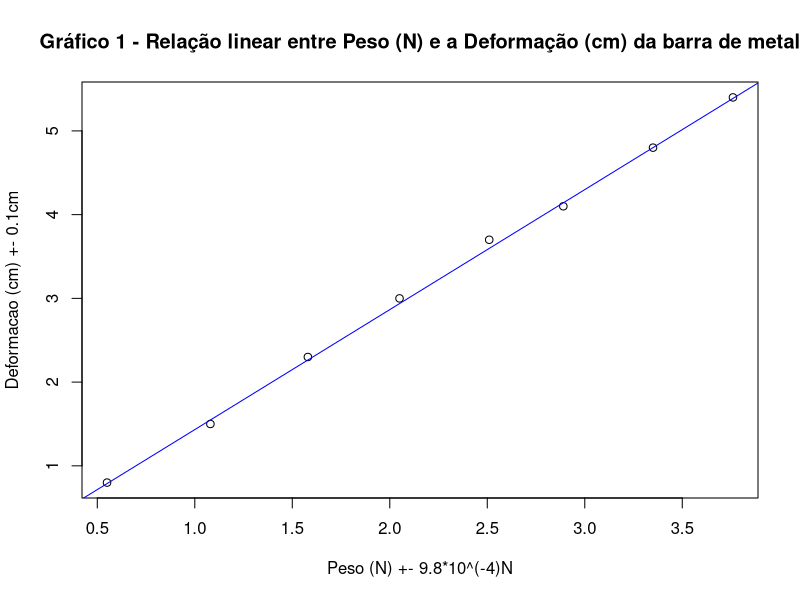
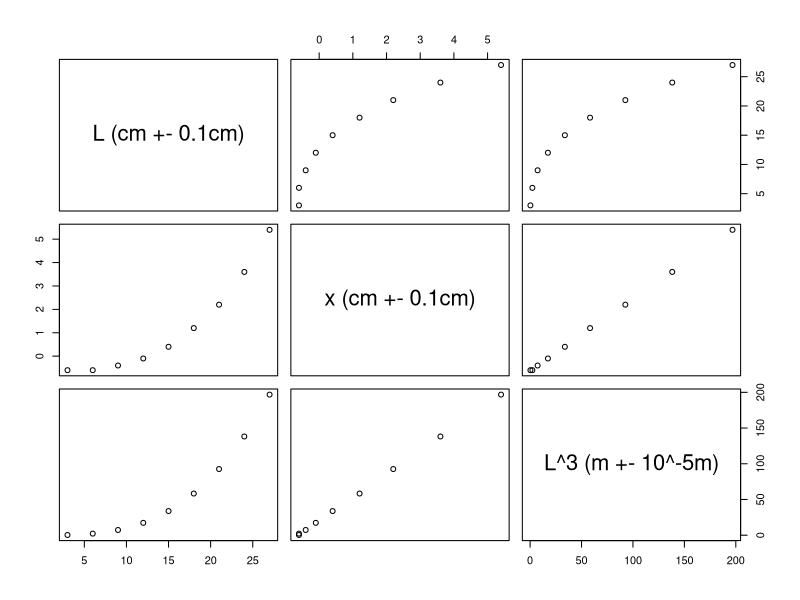
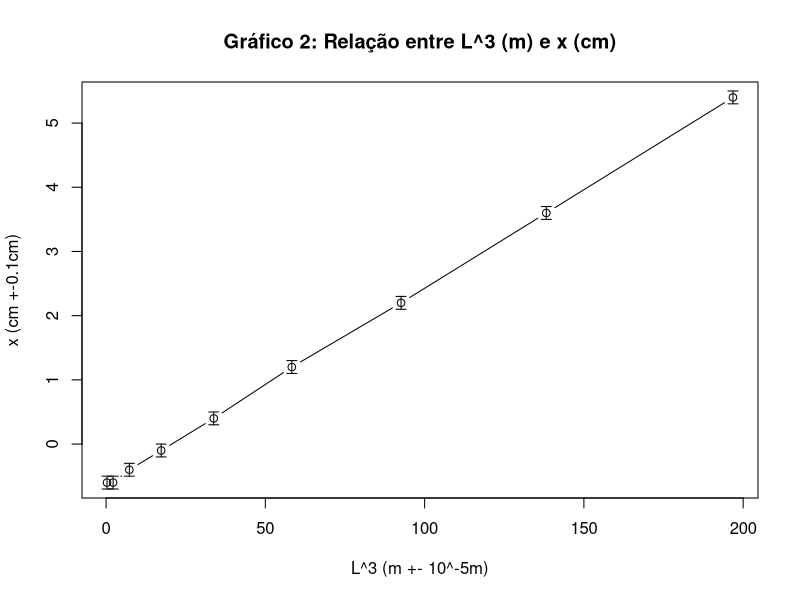

These charts were generated, in order, by the following R code:
#Resumo:
#Parte 1: modulo de Young:
#Calculo final: 16.2 10^10 Pa (por coef. angular) +- 0.3 10^10 Pa 
#(por P e x)
#Material mais próximo, segundo a tabela da apostila: Aco

#Constantes adotadas
ImprecisaoMicrometro <- 0.01	#em mm
ImprecisaoPaquimetro <- 0.05	#em mm
ImprecisaoBalanca <- 0.1		#em g
ImprecisaoProveta <- 0.1		#em cm
ImprecisaoRegua	<- 0.1			#em cm
Gravidade <- 9.81				#em m.s^-2

#Dados base, colhidos em Laboratório
BarraEspessura <- c(1.00, 1.10, 1.10) #em mm, com o micrômetro
BarraLargura <- c(25.50, 25.55, 25.45) #em mm, com o paquímetro

MassaObjetosMetalicos <- c(56.50, 109.7, 160.7, 209.4, 
	255.9, 294.3, 341.1, 383.6)	#em g

MedidaInicialDaProveta <- 5.0 #em cm
DeslocamentoReguaLFixoPVar <- c(5.8, 6.5, 7.3, 8.0, 8.7,
	9.1, 9.8, 10.4)	#em cm

LInicial <- 27.0 #L inicial da régua p/ medições de deformação com 
#L variável, em cm
LVariacao <- 3.0 #Variamos o L de aproximadamente 3.0 em 3.0 cm
DeslocamentoReguaLVarPFixo <- c(10.4, 8.6, 7.2, 6.2, 5.4,
	4.9, 4.6, 4.4, 4.4)	#em cm

#Formulas
UnsureYoung <- function(F, L, d, b, x, dF, dL, dd, db, dx){
	(4.0 *(L^3)*dF)/((d^3)*b*x) +
	(12.0*F*(L^2)*dL)/((d^3)*b*x) +
	(12.0*F*(L^3)*dd)/((d^4)*b*x) +
	(8.0 *(L^3)*F*db)/((d^3)*(b^2)*x) +
	(8.0 *(L^3)*F*dx)/((d^3)*b*(x^2))
}

AngularCoef <- function(x0, x1, y0, y1) 
	(y1 - y0)/(x1 - x0)
YoungModulus <- function(F, L, d, b, x) 
	(F * 4.0 * (L^3))/((d^3) * b * x)
YoungModulusByCoef <- function(m, L, d, b) 
	(m * 4.0 * (L^3))/((d^3) * b)
AngularCoefByYoung <- function(E, d, b, L) 
	(E*(d^3)*b)/(4.0*(L^3))
Equivalency <- function(x1, x2, y1, y2) 
	abs(x1 - x2) < (2*(y1 + y2))

#Parte 1: Determinação do módulo de Yong
PesoObjeto <- round((MassaObjetosMetalicos / 1000.0) * Gravidade, 2)
TabelaPesoXDeformacao <- data.frame(PesoObjeto, 
	DeslocamentoReguaLFixoPVar - MedidaInicialDaProveta)
colnames(TabelaPesoXDeformacao) = c("Peso (N) +- 9.8*10^(-4)N", 
	"Deformacao (cm) +- 0.1cm")

TabelaPesoXDeformacao #Imprime a tabela
plot(TabelaPesoXDeformacao) #Plota a tabela (evidencia relação linear entre as grandezas)
#Adiciona a reta que representa o conjunto de dados
abline(0, AngularCoef(0.55, 3.76, 0.8, 5.4), col="blue") 
title("Gráfico 1 - Relação linear entre Peso (N) e a Deformação (cm) da barra de metal")

#Parâmetros para o cálculo do Modulo de Young
F <- PesoObjeto
x <- (DeslocamentoReguaLFixoPVar - MedidaInicialDaProveta) * 10^(-2)
L <- LInicial * 10^(-2)
b <- mean(BarraLargura) * 10^(-3)
d <- mean(BarraEspessura) * 10^(-3)
m <- AngularCoef(0.8/10^2, 5.4/10^2, 0.55, 3.76)

#Modulo de Young atraves de coeficiente angular
YModulus2 <- YoungModulusByCoef(m, L, d, b) 

#Modulo de Young atraves de Peso e Deslocamento
YModulus <- YoungModulus(F, L, d, b, x) 

#Concreto foi desconsiderado, por nao ter o modulo de Young 
#expresso na dada tabela da apostila
TabelaComparacaoYoung <- data.frame(c(7.0, 11.0, 9.0, 20.0, 21.0, 1.6, 6.0))
rownames(TabelaComparacaoYoung) = c("Aluminio", "Cobre", 
	"Bronze", "Aco", "Ferro", "Chumbo", "Vidro Crown")
TabelaComparacaoYoung[2] <- round(abs(TabelaComparacaoYoung[[1]] 
	- mean(YModulus2)/10^10), 1)

colnames(TabelaComparacaoYoung) = c("Modulo de Young (10^10 Pa)", 
	"Diferença absoluta (10^10 Pa)")
TabelaComparacaoYoung[order(-TabelaComparacaoYoung[,2], 
	TabelaComparacaoYoung[, 1], decreasing=TRUE),]

b <- median(BarraLargura) * 10^(-3)
d <- median(BarraEspessura) * 10^(-3)
YModulus2 <- YoungModulusByCoef(m, L, d, b)
colnames(TabelaComparacaoYoung) = c("Modulo de Young (10^10 Pa)", 
	"Diferença absoluta (10^10 Pa)")
TabelaComparacaoYoung[2] <- round(abs(TabelaComparacaoYoung[[1]] 
	- mean(YModulus2)/10^10), 1)

TabelaComparacaoYoung[order(-TabelaComparacaoYoung[,2], 
	TabelaComparacaoYoung[, 1], decreasing=TRUE),]

UnsureYoung(PesoObjeto, L, d, b, DeslocamentoReguaLFixoPVar, 
	ImprecisaoBalanca/10^3,
	ImprecisaoRegua/10^2,
	ImprecisaoMicrometro/10^3,
	ImprecisaoPaquimetro/10^3,
	ImprecisaoProveta/10^3)/10^10
#[1] 0.0009353592 0.0016353242 0.0021285955 0.0025191240 0.0028354886
#[6] 0.0031207992 0.0033586387 0.0035518418
#Incertezas muito pequenas, devido a conversão de unidades
#Usando o desvio padrao:
sd(YModulus/10^10) #[1] 0.3116274 (+- 10^10 Pa)


#Parte 2: Análise da relação comprimento-deformação
TabelaLVariavel <- data.frame(seq(from = LInicial, 
	to = 3.0, by = -LVariacao))
TabelaLVariavel[2] <- DeslocamentoReguaLVarPFixo - MedidaInicialDaProveta
TabelaLVariavel[3] <- round((TabelaLVariavel[[1]]^3)/100.0, 1)
colnames(TabelaLVariavel) = c("L (cm +- 0.1cm)", 
	"x (cm +- 0.1cm)", "L^3 (m +- 10^-5m)")

TabelaLVariavel
plot(TabelaLVariavel)

plot(TabelaLVariavel[[3]], TabelaLVariavel[[2]], 
	type = 'b', xlab = "L^3 (m +- 10^-5m)", ylab = "x (cm +-0.1cm)")
title("Gráfico 2: Relação entre L^3 (m) e x (cm)")
arrows(TabelaLVariavel[[3]], TabelaLVariavel[[2]]-0.1, 
	TabelaLVariavel[[3]], TabelaLVariavel[[2]]+0.1, 
	length=0.05, angle=90, code=3)
#Comprova a relacao linear entre L^3 e x 

m3 <- AngularCoef((TabelaLVariavel[7, 3])/10^2, 
	(TabelaLVariavel[3, 3])/10^2, 
	TabelaLVariavel[7, 2], 
	(TabelaLVariavel[3, 2]))

YModulus3 <- YoungModulusByCoef(m3, 
	(TabelaLVariavel[3, 3] - TabelaLVariavel[7, 3])/10^2, 
	d, b)/10^10
#22.30575 10^10 Pa

TabelaComparacaoYoung[3] <- round(abs(YModulus3 - TabelaComparacaoYoung[[1]]), 1)

